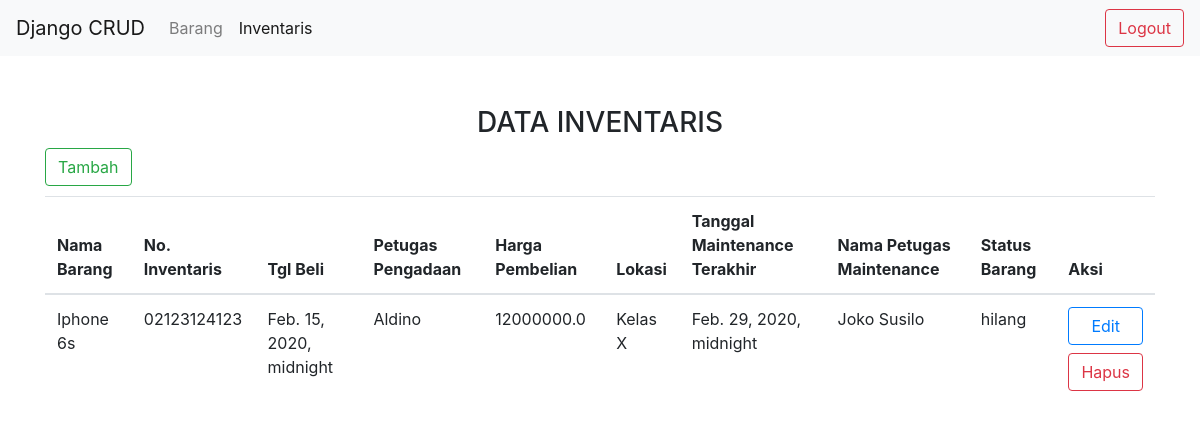
/inventori/ (signed in), run on an earlier commit of the app's database.
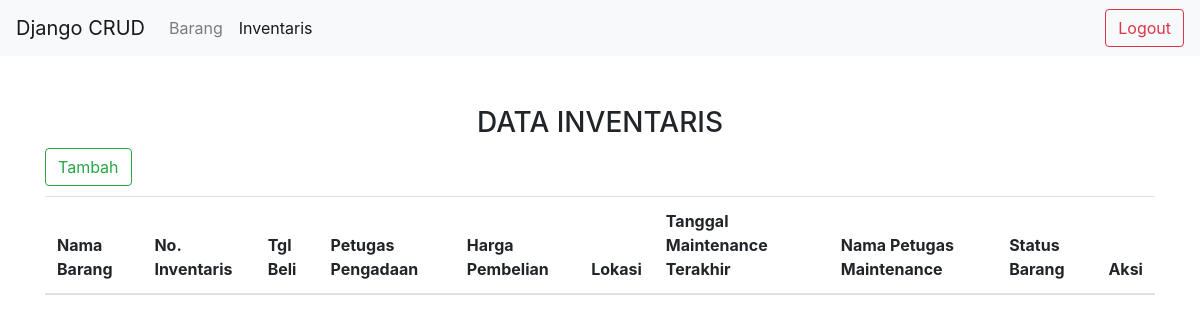
And on a later commit of the database.
### inventori/models.py (models this page shows, shortened)
class Inventaris(models.Model):
    INV_STATUS = [
        ('aktif', 'Aktif'),
        ('rusak', 'Rusak'),
        ('hilang', 'Hilang'),
        ('dilelang', 'Dilelang'),
    ]
    inv_id = models.AutoField(primary_key=True)
    inv_barang_id = models.ForeignKey(Barang, on_delete=models.CASCADE)
    inv_nomor = models.CharField(max_length=100)
    inv_pengadaan_petugas = models.CharField(max_length=255)
    inv_pengadaan_tgl = models.DateTimeField(blank=True, null=True)
    inv_pengadaan_harga = models.FloatField()
    inv_perbaikan_petugas = models.CharField(max_length=255)
    inv_perbaikan_tgl = models.DateTimeField(blank=True, null=True)
    inv_lokasi = models.CharField(max_length=255)
    inv_status = models.CharField(max_length=10, choices=INV_STATUS, default='aktif')

class Barang(models.Model):
    barang_id = models.AutoField(primary_key=True)
    barang_nama = models.CharField(max_length=255)
    barang_brand = models.CharField(max_length=255)
    barang_jenis = models.CharField(max_length=255)
    barang_spek = models.CharField(max_length=500)
    barang_image = models.ImageField(default='default.png')
    barang_created = models.DateTimeField(auto_now_add=True)
    barang_updated = models.DateTimeField(blank=True, null=True)

### inventori/views.py (the view)
# urls.py: path('inventori/', views.inv_show, name="inv.show"),
@login_required
def inv_show(request):
    data = Inventaris.objects.all()
    return render(request, "inventaris.html", {'datas': data})

### inventori/templates/inventaris.html (shortened to what this page needs)
{% extends 'layout_default.html' %}
{% block content %}
    <div style="text-align: center">
        <h3>DATA INVENTARIS</h3>
    </div>
    <div style="padding-bottom: 10px">
        <a href="{% url 'inventori:inv.add' %}" class="btn btn-outline-success">Tambah</a>
    </div>
    <table class="table">
        <thead>
        <tr>
            <th>Nama Barang</th>
            <th>No. Inventaris</th>
            <th>Tgl Beli</th>
            <th>Petugas Pengadaan</th>
            <th>Harga Pembelian</th>
            <th>Lokasi</th>
            <th>Tanggal Maintenance Terakhir</th>
            <th>Nama Petugas Maintenance</th>
            <th>Status Barang</th>
            <th>Aksi</th>
        </tr>
        </thead>
        <tbody>
        {% for d in datas %}
            <tr>
                <td>{{ d.inv_barang_id.barang_nama }}</td>
                <td>{{ d.inv_nomor }}</td>
                <td>{{ d.inv_pengadaan_tgl }}</td>
                <td>{{ d.inv_pengadaan_petugas }}</td>
                <td>{{ d.inv_pengadaan_harga }}</td>
                <td>{{ d.inv_lokasi }}</td>
                <td>{{ d.inv_perbaikan_tgl }}</td>
                <td>{{ d.inv_perbaikan_petugas }}</td>
                <td>{{ d.inv_status }}</td>
                <td>
                    <a href="{% url 'inventori:inv.edit' d.inv_id %}" class="btn btn-outline-primary btn-block">Edit</a>
                    <button class="btn btn-outline-danger btn-block" onclick="delInv({{ d.inv_id }})">Hapus</button>
                </td>
            </tr>
        {% endfor %}
        </tbody>
    </table>
{% endblock %}

### templates/layout_default.html (shortened to what this page needs)
<!doctype html>
<html lang="en">
<head>
    {% load static %}
    <link rel="stylesheet" href="https://stackpath.bootstrapcdn.com/bootstrap/4.4.1/css/bootstrap.min.css">
</head>
<body>
<nav class="navbar navbar-expand-lg navbar-light bg-light">
    <a class="navbar-brand" href="#">Django CRUD</a>
    <div class="collapse navbar-collapse" id="navbarSupportedContent">
        <ul class="navbar-nav mr-auto">
            {% url 'inventori:barang.show' as barang_url %}
            <li class="nav-item {% if request.get_full_path == barang_url %}active{% endif %}">
                <a class="nav-link" href="{% url 'inventori:barang.show' %}">Barang</a>
            </li>
            {% url 'inventori:inv.show' as inv_url %}
            <li class="nav-item {% if request.get_full_path == inv_url %}active{% endif %}">
                <a class="nav-link" href="{% url 'inventori:inv.show' %}">Inventaris</a>
            </li>
        </ul>
        <form class="form-inline my-2 my-lg-0">
            <a href="{% url 'account:logout' %}" class="btn btn-outline-danger my-2 my-sm-0" type="submit">Logout</a>
        </form>
    </div>
</nav>
<div class="container" style="padding-top: 50px">
    {% block content %}
    {% endblock content %}
</div>
</body>
</html>

What changed in the data, as far as the page shows it:
removed Inventaris: inv_barang_id.barang_nama "Iphone 6s", inv_nomor "02123124123", inv_pengadaan_tgl "Feb. 15, 2020, midnight", inv_pengadaan_petugas "Aldino", inv_pengadaan_harga "12000000.0", inv_lokasi "Kelas X", inv_perbaikan_tgl "Feb. 29, 2020, midnight", inv_perbaikan_petugas "Joko Susilo", inv_status "hilang"
